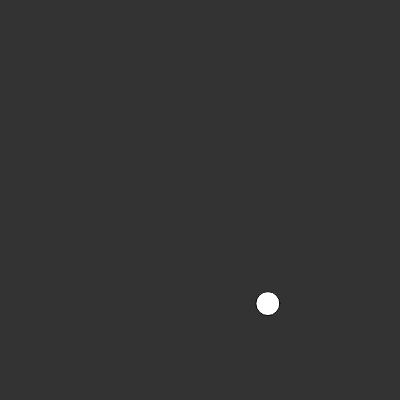
Frame 1 (no input)
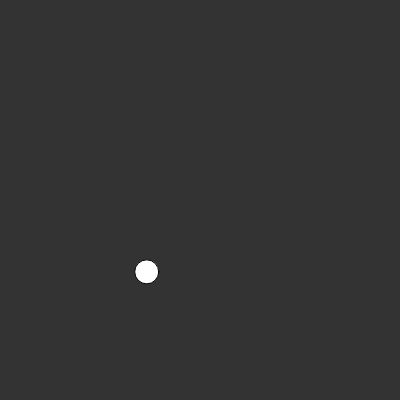
Frame 60 (no input)
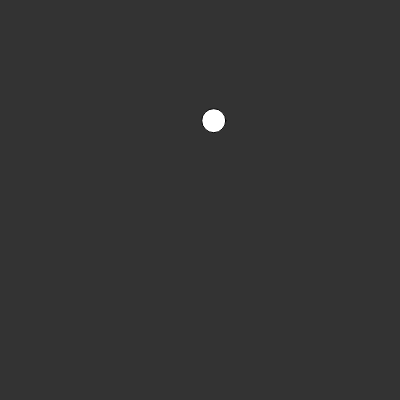
Frame 120 (the mouse pressed at the canvas centre since frame 60)

The p5.js sketch that drew these frames (run headless with seeded random() and noise() and a simulated clock; from frame 60 on, the mouse is pressed at the canvas centre):

// p5.js sketch
// ── sketch.js
let xoff1 = 0;
let xoff2 = 10000;

function setup() {
  createCanvas(400, 400);
}

function draw() {
  background(51);
  //let x = random(width);
  
  let x = map(noise(xoff1), 0,1, 0, width);
  let y = map(noise(xoff2), 0,1, 0, height);
  
  xoff1 += 0.02;
  xoff2 += 0.02;
  
  ellipse (x,y,24,24);
}
